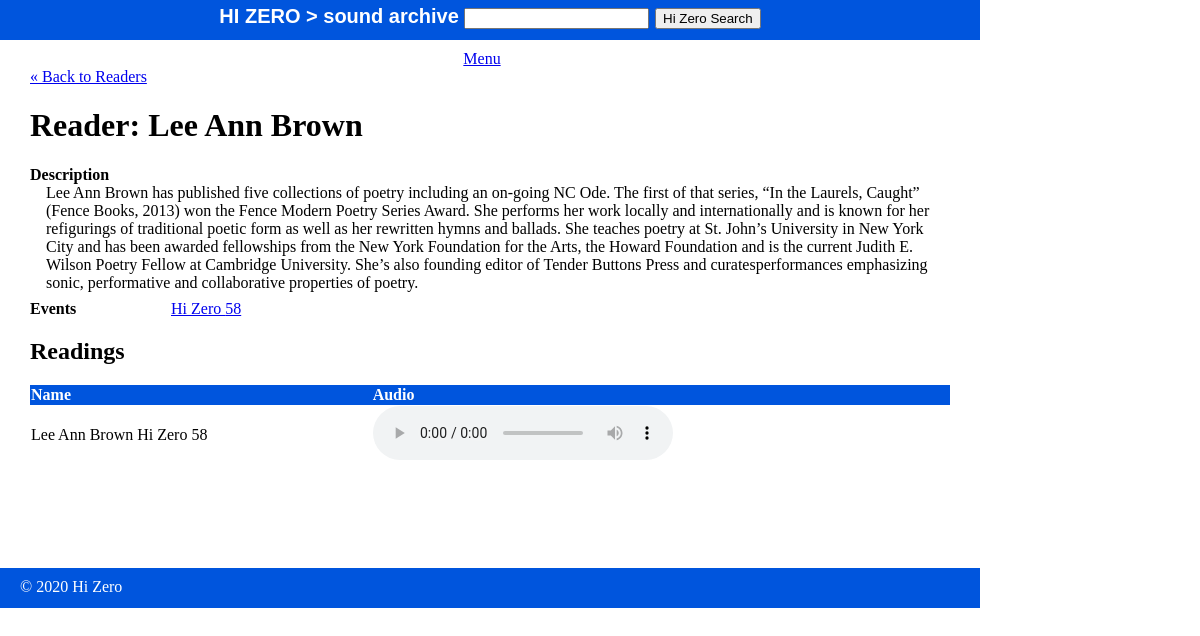
Page /all/readers/show.php?id=4 on the committed database.
### tables this page shows
CREATE TABLE `readers` (
  `id` int(10) NOT NULL,
  `name` varchar(30) NOT NULL,
  `description` text,
  `visible` tinyint(4) NOT NULL DEFAULT '1'
);

CREATE TABLE `events` (
  `id` int(10) NOT NULL,
  `date` date NOT NULL,
  `date_char` varchar(50) NOT NULL,
  `name` varchar(30) NOT NULL,
  `poster_150` varchar(30) NOT NULL DEFAULT 'poster-thumb.png',
  `poster_500` varchar(30) NOT NULL DEFAULT 'poster.png',
  `poster_hi` varchar(30) NOT NULL,
  `visible` tinyint(4) NOT NULL DEFAULT '1'
);

CREATE TABLE `readings` (
  `id` int(11) NOT NULL,
  `event_id` int(11) NOT NULL,
  `name` varchar(70) NOT NULL,
  `filename` varchar(70) NOT NULL,
  `visible` tinyint(4) NOT NULL DEFAULT '1'
);

### private/functions.php (called while the page is built, shortened)
<?php
    function url_for($script_path) {
        return WWW_ROOT . $script_path;
    }
    function u($string="") {
        return urlencode($string);
    }
    function h($string="") {
        return htmlspecialchars($string);
    }
?>

### private/query_functions.php (called while the page is built, shortened)
<?php
    function find_reader_by_id($id) {
        global $db;
        $sql = "SELECT * FROM readers ";
        $sql .= "WHERE id='" . $id . "'";
        $result = mysqli_query($db, $sql);
        $reader = mysqli_fetch_assoc($result);
        return $reader;
    }
    function find_events_for_reader($id) {
        global $db;
        $sql = "SELECT events.id, events.name FROM events ";
        $sql .= "JOIN events_readers ON events_readers.event_id = events.id ";
        $sql .= "JOIN readers ON readers.id = events_readers.reader_id ";
        $sql .= "WHERE events_readers.reader_id='" . $id . "'";
        $sql .= "ORDER BY events.date DESC";
        $result = mysqli_query($db, $sql);
        return $result;
    }
    function find_readings_for_reader($id) {
        global $db;
        $sql = "SELECT readings.name, readings.filename FROM readings ";
        $sql .= "JOIN readers_readings ON readers_readings.reading_id = readings.id ";
        $sql .= "JOIN readers ON readers.id = readers_readings.reader_id ";
        $sql .= "WHERE readers.id='" . $id . "' ";
        $sql .= "AND readings.visible='1' ";
        $sql .= "ORDER BY readings.filename ASC";
        $result = mysqli_query($db, $sql);
        return $result;
    }
?>

### public/all/readers/show.php (the view, shortened to what this page needs)
<?php
    $id = $_GET['id'] ?? '1';
    $reader = find_reader_by_id($id);
?>
<?php include(SHARED_PATH . '/header.php'); ?>
<div id="content">
  <a class="back-link" href="<?php echo url_for('/all/readers/index.php'); ?>">&laquo; Back to Readers</a>
  <div class="reader show">
  <h1>Reader: <?php echo h($reader['name']); ?></h1>
    <div class="attributes">
      <?php if (h($reader['description']) <> NULL) { ?>
        <dl>
          <dt>Description</dt>
          <dd><?php echo h($reader['description']); ?></dd>
        </dl>
      <?php } ?>
      <dl>
        <dt>Events</dt>
        <?php
            $event_set = find_events_for_reader($id);
          ?>
          <?php
            while($event = mysqli_fetch_assoc($event_set)) {
          ?>
            <dd>
              <a class="action" href="
                <?php echo url_for('/all/events/show.php?id=' . h(u($event['id'])));
                ?>
                  ">Hi Zero <?php echo h($event['name']); ?>
              </a>
            </dd>
          <?php } ?>
      </dl>
    </div>
    <?php
      $reading_set = find_readings_for_reader($id)
    ?>
    <?php if (mysqli_num_rows($reading_set) > 0) { ?>
      <div class="readings listing">
          <h2>Readings</h2>
          <table class="list">
            <tr>
                <th>Name</th>
                <th>Audio</th>
            </tr>
              <?php
                while($reading = mysqli_fetch_assoc($reading_set)) {
              ?>
            <tr>
              <td>
                <?php echo h($reading['name']); ?>
              </td>
              <td>
                <audio controls>
                  <source src="<?php echo url_for('/readings/' . h(u($reading['filename']))); ?>.mp3" type="audio/mpeg">
                </audio>
              </td>
            </tr>
            <?php } ?>
          </table>
      </div>
    <?php } ?>
  </div>
</div>
<?php include(SHARED_PATH . '/footer.php'); ?>

### public/stylesheets/all.css (style rules this page uses)
html { height: 100%; width: 100%; }
body { height: 980px; width: 100%; margin: 0; padding: 0; }
#content { width: 920px; min-height: 500px; padding: 0 30px; }
table { border-collapse: collapse; vertical-align: top; border: 0px solid #999999; }
table.list { width: 100%; border: 0px solid #999999; }
table.list tr td { border: 0px solid #999999; }
table.list tr th { border: 0px solid #0055DD; background: #0055DD; color: white; text-align: left; }
dl { clear: both; overflow: hidden; margin: 0.5em 0; }
dt { float: left; font-weight: bold; width: 125px; }
dd { float: left; margin-left: 1em; }

### rows in the picture
readers: name "Lee Ann Brown", description "Lee Ann Brown has published five collections of poetry including an on-going NC Ode. The first of that series, “In the Laurels, Caught” (Fence Books, 2013) won the Fence Modern Poetry Series Award. She performs her work locally and internationally and is known for her refigurings of traditional poetic form as well as her rewritten hymns and ballads. She teaches poetry at St. John’s University in New York City and has been awarded fellowships from the New York Foundation for the Arts, the Howard Foundation and is the current Judith E. Wilson Poetry Fellow at Cambridge University. She’s also founding editor of Tender Buttons Press and curatesperformances emphasizing sonic, performative and…"
events: name "58"
readings: name "Lee Ann Brown Hi Zero 58"
